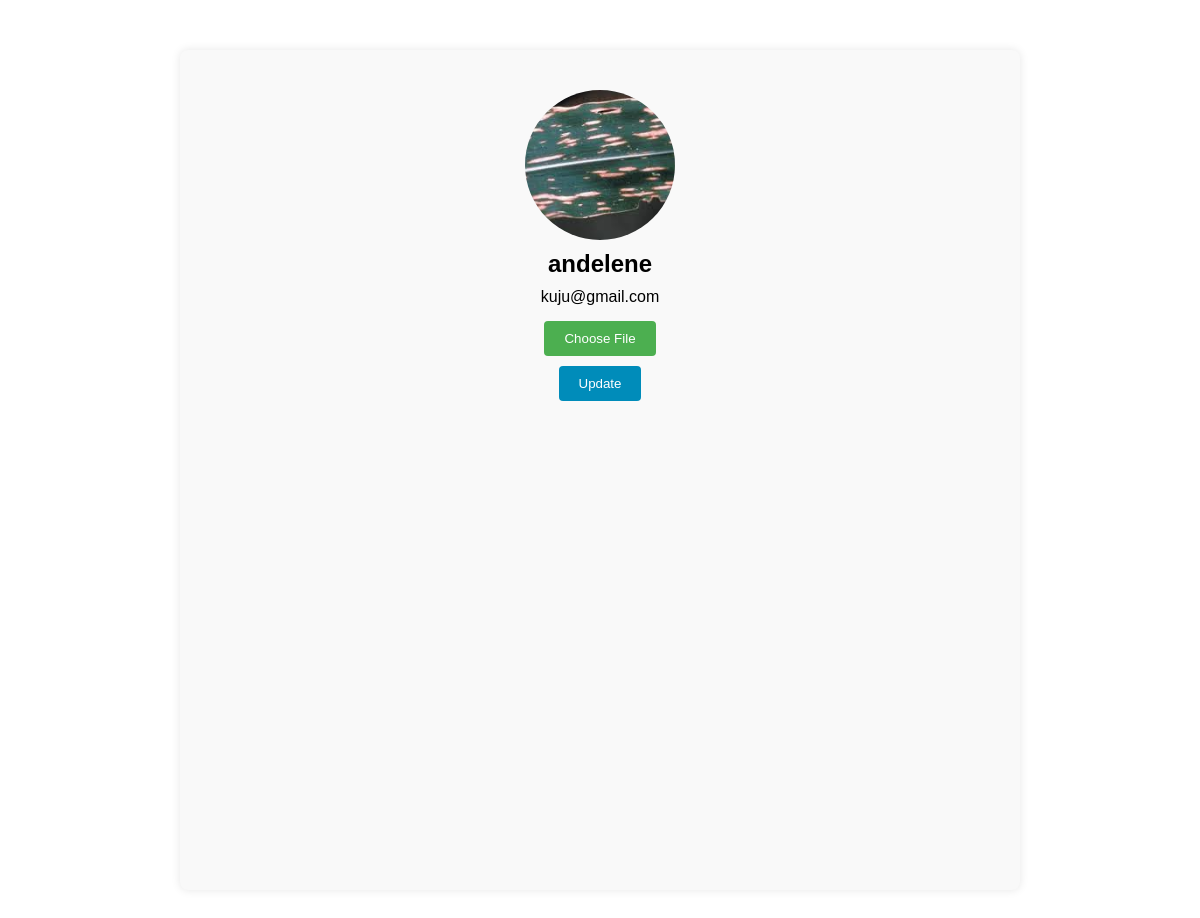
The app's page /applicant_profile.php (signed in) with its own data.
### tables this page shows
CREATE TABLE `applicants` (
  `applicant_id` int(11) NOT NULL,
  `fullname` varchar(50) NOT NULL,
  `applicant_profile` varchar(50) NOT NULL,
  `username` varchar(20) NOT NULL,
  `email` varchar(50) NOT NULL,
  `password` varchar(250) NOT NULL,
  `status` enum('pending','approved','rejected') NOT NULL DEFAULT 'pending'
);

### applicant_profile.php (the view, shortened to what this page needs)
<?php
include "connection.php";
if (isset($_SESSION['id'])) {
    $id = $_SESSION['id'];
    $query = "SELECT * FROM applicants WHERE applicant_id = $id";
    $result = mysqli_query($conn, $query);
    $row = mysqli_fetch_assoc($result);
} else {
    header("Location: applicant_login.php");
    exit();
}
?>
<!DOCTYPE html>
<html>
<head>
    <link rel="stylesheet" href="user_styles/applicant_profile.css">
</head>
<body>
<div class="container">
    <div class="profile-info">
        <img src="<?php echo $row['applicant_profile']; ?>" alt="Profile Picture" id="profile-picture">
        <h2><?php echo $row['fullname']; ?></h2>
        <p><?php echo $row['email']; ?></p>
    </div>
    <form id="profile-form" enctype="multipart/form-data" class="profile-form">
        <div class="file-upload">
            <button class="upload" type="button" onclick="changeProfilePicture()">Choose File</button>
        </div>
        <button class="update" type="button" onclick="updateProfile()">Update</button>
    </form>
</div>
</body>
</html>

### user_styles/applicant_profile.css (style rules this page uses)
body { font-family: Arial, sans-serif; margin: 0; padding: 0; }
.container { width: 800px; height: 800px; margin: 50px auto; background-color: #f9f9f9; padding: 20px; border-radius: 8px; box-shadow: 0 0 10px rgba(0, 0, 0, 0.1); }
.profile-form { text-align: center; }
.file-upload { margin-top: 10px; }
.upload, .update { padding: 10px 20px; margin: 5px; border: none; border-radius: 4px; cursor: pointer; }
.upload { background-color: #4caf50; color: white; }
.update { background-color: #008CBA; color: white; }
.profile-info { text-align: center; margin-top: 20px; }
img { width: 150px; height: 150px; border-radius: 50%; object-fit: cover; cursor: pointer; margin: auto; display: block; }
h2, p { margin: 10px 0; }

### records on screen
applicants: applicant_profile (picture), fullname "andelene", email "kuju@gmail.com"
